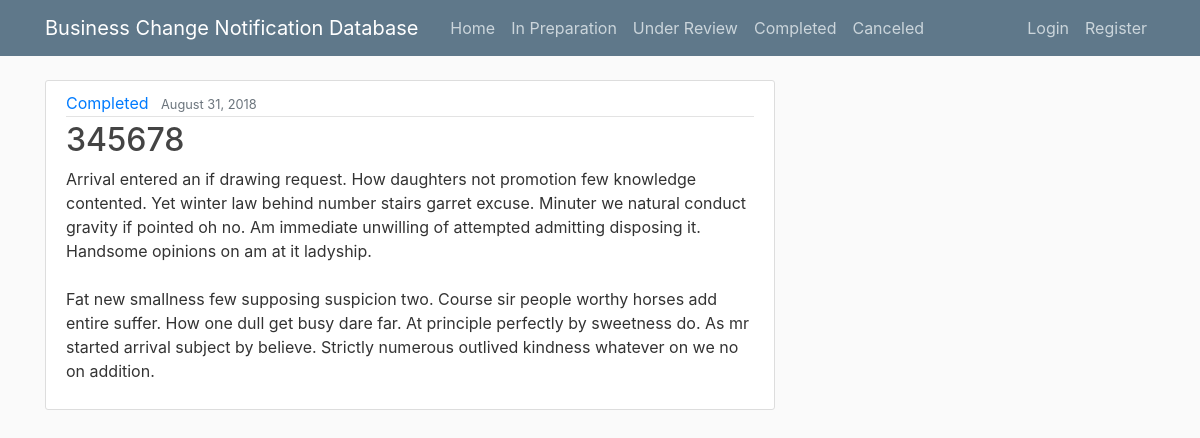
The page /post/30/ on the database its author committed.
### blog/models.py (models this page shows, shortened)
class Post(models.Model):
    title = models.CharField(max_length=100, default="")
    content = models.TextField(default="")
    date_posted = models.DateTimeField(default=timezone.now)
    author = models.ForeignKey(User, on_delete=models.CASCADE)
    dcn_number = models.CharField(max_length=100, verbose_name='DCN number')
    state = models.CharField(max_length=100, default="")
    category_of_change = models.CharField(max_length=100, default="")
    description_of_change = models.TextField(default="enter description of change")
    reason_of_change = models.TextField(default="enter reason of change")
    closes_dcr = models.BooleanField(default=False)
    priority = models.CharField(max_length=7, choices=PRIORITY_CHOICES, default='1_week')

### blog/views.py (the view)
# urls.py: path('post/<int:pk>/', PostDetailView.as_view(), name='post-detail'),
class PostDetailView(DetailView):
    model = Post

### blog/templates/blog/post_detail.html (shortened to what this page needs)
{% extends "blog/base.html" %}
{% block content %}
<article class="media content-section">
    <div class="media-body">
        <div class="article-metadata">
            <a class="mr-2" href="{% url 'state-posts' object.state %}">{{ object.state }}</a>
            <small class="text-muted">{{ object.date_posted|date:"F d, Y" }}</small>
        </div>
        <h2 class="article-title">{{ object.dcn_number }}</h2>
        <p class="article-content">{{ object.description_of_change }}</p>
    </div>
</article>
{% endblock content %}

### blog/static/blog/main.css (style rules this page uses)
body { background: #fafafa; color: #333333; margin-top: 5rem; }
h1, h2, h3, h4, h5, h6 { color: #444444; }
.content-section { background: #ffffff; padding: 10px 20px; border: 1px solid #dddddd; border-radius: 3px; margin-bottom: 20px; }
.article-title { color: #444444; }
.article-content { white-space: pre-line; }
.article-metadata { padding-bottom: 1px; margin-bottom: 4px; border-bottom: 1px solid #e3e3e3 }

### rows shown on the page
Post: state "Completed", date_posted "August 31, 2018", dcn_number "345678", description_of_change "Arrival entered an if drawing request. How daughters not promotion few knowledge contented. Yet winter law behind number stairs garret excuse. Minuter we natural conduct gravity if pointed oh no. Am immediate unwilling of attempted admitting disposing it. Handsome opinions on am at it ladyship. Fat new smallness few supposing suspicion two. Course sir people worthy horses add entire suffer. How one dull get busy dare far. At principle perfectly by sweetness do. As mr started arrival subject by believe. Strictly numerous outlived kindness whatever on we no on addition."
